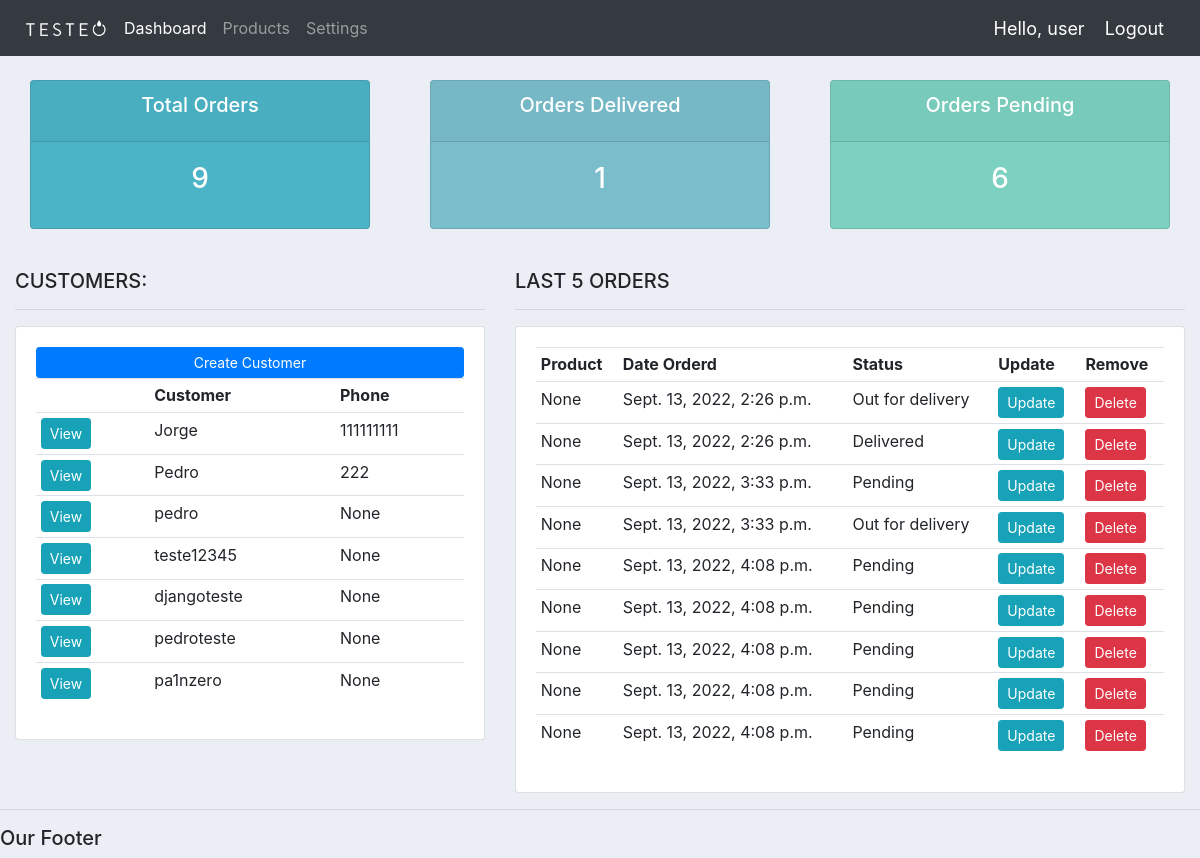
/ (signed in), run on an earlier commit of the app's database.
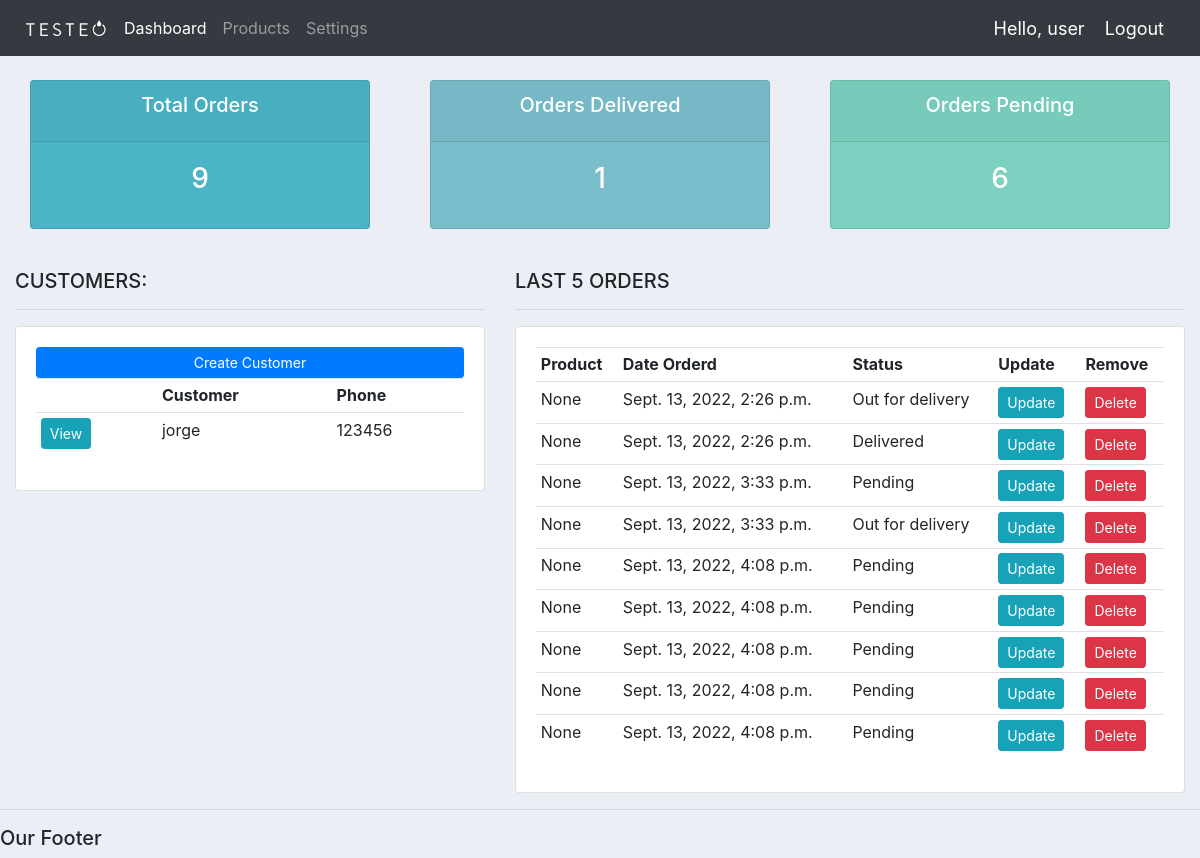
And on a later commit of the database.
### accounts/models.py (models this page shows, shortened)
class Customer(models.Model):
	user = models.OneToOneField(User, null=True, blank=True, on_delete=models.CASCADE)
	name = models.CharField(max_length=200, null=True)
	phone = models.CharField(max_length=200, null=True)
	email = models.CharField(max_length=200, null=True)
	profile_pic = models.ImageField(default="profile1.png", null=True, blank=True)
	date_created = models.DateTimeField(auto_now_add=True, null=True)

class Order(models.Model):
	STATUS = (
			('Pending', 'Pending'),
			('Out for delivery', 'Out for delivery'),
			('Delivered', 'Delivered'),
			)
	customer = models.ForeignKey(Customer, null=True, on_delete= models.SET_NULL)
	product = models.ForeignKey(Product, null=True, on_delete= models.SET_NULL)
	date_created = models.DateTimeField(auto_now_add=True, null=True)
	status = models.CharField(max_length=200, null=True, choices=STATUS)
	note = models.CharField(max_length=1000, null=True)

### accounts/decorators.py (the view)
		def wrapper_func(request, *args, **kwargs):
			group = None
			if request.user.groups.exists():
				group = request.user.groups.all()[0].name
			if group in allowed_roles:
				return view_func(request, *args, **kwargs)
			else:
				return HttpResponse('You are not authorized to view this page')

### accounts/views.py (called while the page is built)
@login_required(login_url='login')
@allowed_users(allowed_roles=['customer', 'admin'])
def home(request):
	orders = Order.objects.all()
	customers = Customer.objects.all()
	total_customers = customers.count()
	total_orders = orders.count()
	delivered = orders.filter(status='Delivered').count()
	pending = orders.filter(status='Pending').count()
	context = {'orders':orders, 'customers':customers,
	'total_orders':total_orders,'delivered':delivered,
	'pending':pending }
	return render(request, 'accounts/dashboard.html', context)

### accounts/templates/accounts/dashboard.html
{%  extends 'accounts/main.html' %}
{% block content %}
{%  include 'accounts/status.html' %}
<br>
<div class="row">
	<div class="col-md-5">
		<h5>CUSTOMERS:</h5>
		<hr>
		<div class="card card-body">
			<a class="btn btn-primary  btn-sm btn-block" href="">Create Customer</a>
			<table class="table table-sm">
				<tr>
					<th></th>
					<th>Customer</th>
					<th>Phone</th>
				</tr>
				{% for customer in customers %}
					<tr>
						<td><a class="btn btn-sm btn-info" href="{% url 'customer' customer.id %}">View</a></td>
						<td>{{customer.name}}</td>
						<td>{{customer.phone}}</td>
					</tr>
				{% endfor %}
			</table>
		</div>
	</div>
	<div class="col-md-7">
		<h5>LAST 5 ORDERS</h5>
		<hr>
		<div class="card card-body">
			<table class="table table-sm">
				<tr>
					<th>Product</th>
					<th>Date Orderd</th>
					<th>Status</th>
					<th>Update</th>
					<th>Remove</th>
				</tr>
				{% for order in orders %}
					<tr>
						<td>{{order.product}}</td>
						<td>{{order.date_created}}</td>
						<td>{{order.status}}</td>
						<td><a class="btn btn-sm btn-info" href="{% url 'update_order' order.id %}">Update</a></td>
						<td><a class="btn btn-sm btn-danger" href="{% url 'delete_order' order.id %}">Delete</a></td>
					</tr>
				{% endfor %}
			</table>
		</div>
	</div>
</div>
{% endblock %}

### accounts/templates/accounts/main.html (shortened to what this page needs)
{% load static %}
<!DOCTYPE html>
<html>
<head>
    <link rel="stylesheet" href="https://cdn.jsdelivr.net/npm/bootstrap@4.4.1/dist/css/bootstrap.min.css">
    <link rel="stylesheet" type="text/css" href="{% static '/css/main.css' %}">
</head>
<body>
    {% include 'accounts/navbar.html' %}
    <div class="container-fluid">
    {% block content %}
    {% endblock %}
    </div>
    <hr>
    <h5>Our Footer</h5>
</body>
</html>

### accounts/templates/accounts/navbar.html (shortened to what this page needs)
{% load static %}
<nav class="navbar navbar-expand-lg navbar-dark bg-dark">
    <img src="{% static 'images/logo.png' %}" width="100px">
    <div class="collapse navbar-collapse" id="navbarNavDropdown">
      <ul class="navbar-nav">
        <li class="nav-item active">
          <a class="nav-link" href="{% url 'home' %}">Dashboard</a>
        </li>
        <li class="nav-item">
          <a class="nav-link" href="{% url 'products' %}">Products</a>
        </li>
        <li class="nav-item">
          <a class="nav-link" href="{% url 'account' %}">Settings</a>
        </li>
      </ul>
    </div>
    <span class="hello-msg">Hello, {{request.user}}</span>
    <span ><a  class="hello-msg" href="{% url 'logout' %}">Logout</a></span>
  </nav>
  {% load static %}

### accounts/templates/accounts/status.html
<br>
<div class="row">
    <div class="col">
        <div class="col-md">
            <div class="card text-center text-white mb-3" id="total-orders">
                <div class="card-header">
                    <h5 class="card-title">Total Orders</h5>
                </div>
                <div class="card-body">
                    <h3 class="card-title">{{total_orders}}</h3>
                </div>
            </div>
        </div>
    </div>
    <div class="col">
        <div class="col-md">
            <div class="card text-center text-white mb-3" id="orders-delivered">
                <div class="card-header">
                    <h5 class="card-title">Orders Delivered</h5>
                </div>
                <div class="card-body">
                    <h3 class="card-title">{{delivered}}</h3>
                </div>
            </div>
        </div>
    </div>
    <div class="col">
        <div class="col-md">
            <div class="card text-center text-white mb-3" id="orders-pending">
                <div class="card-header">
                    <h5 class="card-title">Orders Pending</h5>
                </div>
                <div class="card-body">
                    <h3 class="card-title">{{pending}}</h3>
                </div>
            </div>
        </div>
    </div>
</div>

### static/css/main.css (style rules this page uses)
body { background-color: #ebeff5; }
#total-orders { background-color: #4cb4c7; }
#orders-delivered { background-color: #7abecc; }
#orders-pending { background-color: #7CD1C0; }

### accounts/templates/accounts/navbar.html (style rules this page uses)
.hello-msg { font-size: 18px; color: #fff; margin-right: 20px; }

What changed in the data, as far as the page shows it:
removed Customer: name "Jorge", phone "111111111"
removed Customer: name "Pedro", phone "222"
removed Customer: name "pedro", phone "None"
removed Customer: name "teste12345", phone "None"
removed Customer: name "djangoteste", phone "None"
removed Customer: name "pedroteste", phone "None"
removed Customer: name "pa1nzero", phone "None"
added Customer: name "jorge", phone "123456"
